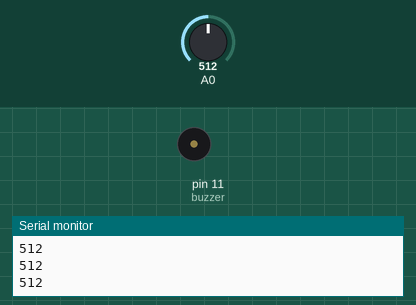
This sketch was run on a simulated Arduino Uno, built with avr-gcc and run on an emulated ATmega328P. On the bench: buzzer (waves = sounding, pin HIGH), the last lines printed to the serial monitor. The inputs (shaded band) are chosen by the test bench; at power-on: A0 = 512.

Above: at 1.3 s.
1.4 s: A0 set to 526
At 2.4 s:
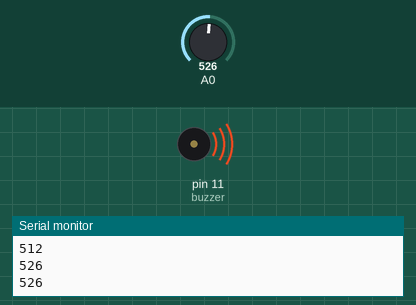
3.0 s: A0 set to 511
At 3.6 s:
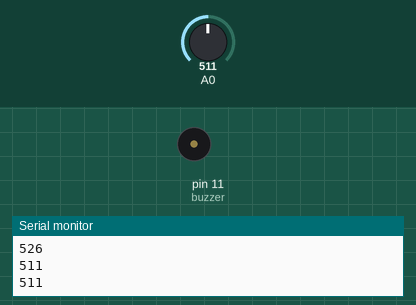
4.5 s: A0 set to 716
At 5.9 s:
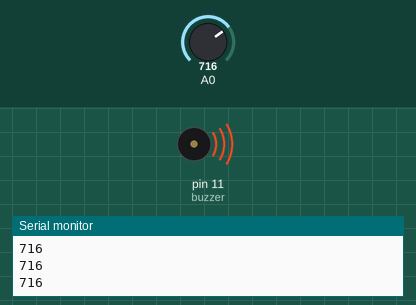
Timing chart, 0 to 7.5 s (numbered marks = the images above; inputs shaded):
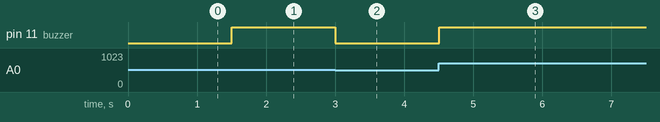

Measured:
- the behaviour switches between 512 and 513 on A0 (found by bisection; images 0 and 1)
- after the input at 1.4 s, pin 11 (buzzer): LOW → HIGH after 0.10 s
- after the input at 3.0 s, pin 11 (buzzer): HIGH → LOW at once
- after the input at 4.5 s, pin 11 (buzzer): LOW → HIGH at once

The sketch:

6_LDR.ino
```cpp
int buzzer=11;
void setup() {
  // put your setup code here, to run once:
  Serial.begin(9600);
  pinMode(buzzer,OUTPUT);

}

void loop() {
  // put your main code here, to run repeatedly:
  int LDR=analogRead(A0);
  //delay(500);
  Serial.println(LDR);
  if(LDR>512){
    digitalWrite(buzzer,HIGH);
    //delay(10);
    }
  else{
    digitalWrite(buzzer,LOW);
  }
  delay(500);
}
```
